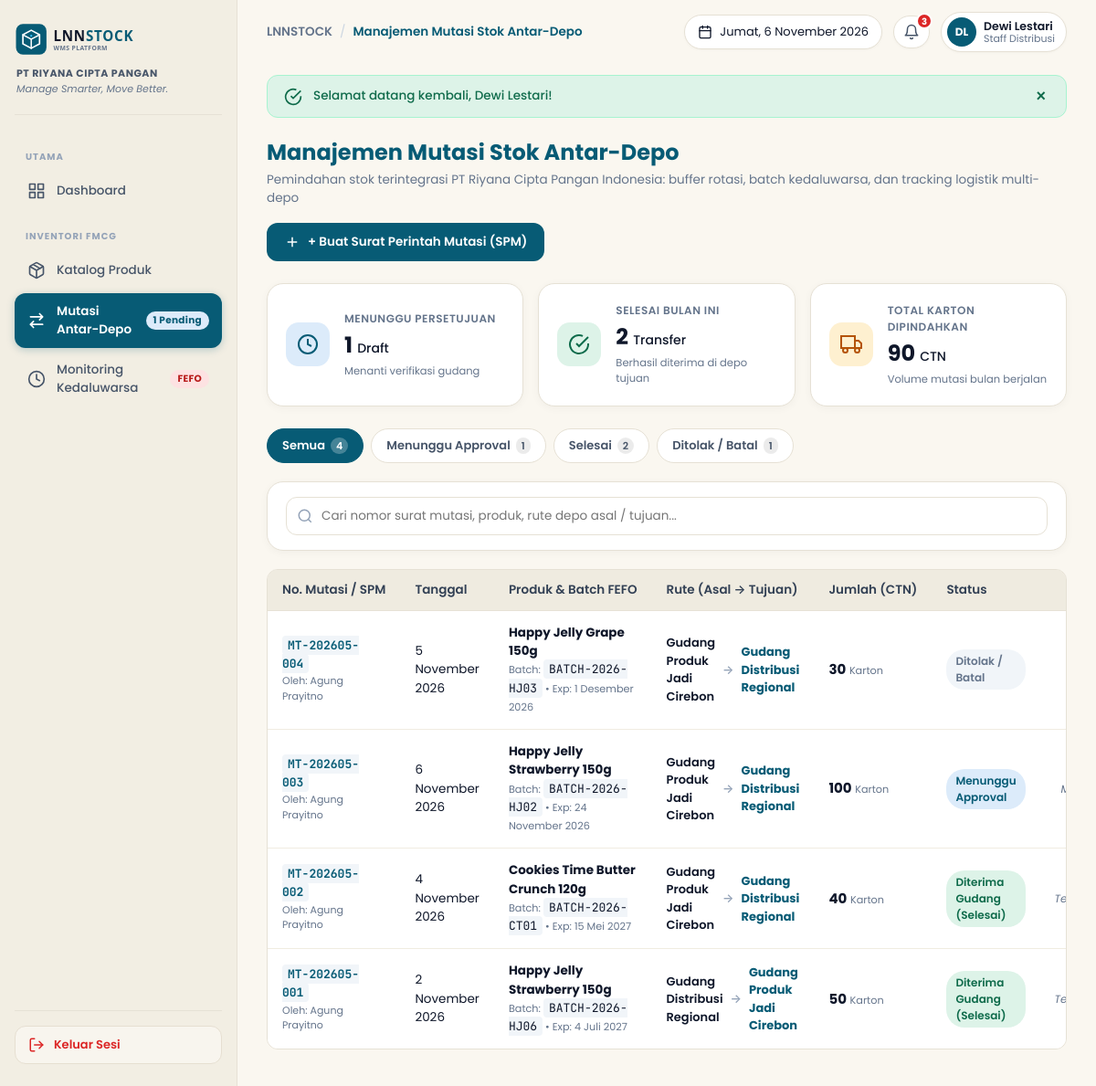
/?page=mutasi (signed in), run on the app's committed database.
### tables this page shows
CREATE TABLE IF NOT EXISTS mutasi (
  id INT AUTO_INCREMENT PRIMARY KEY,
  no_mutasi VARCHAR(20) NOT NULL UNIQUE,   
  id_batch INT NOT NULL,                   
  id_depo_tujuan INT NOT NULL,
  jumlah INT NOT NULL,
  tanggal DATE NOT NULL,
  status VARCHAR(12) NOT NULL DEFAULT 'Menunggu',     
  id_user INT NOT NULL,
  FOREIGN KEY (id_batch)       REFERENCES batch_stok(id) ON DELETE RESTRICT,
  FOREIGN KEY (id_depo_tujuan) REFERENCES depo(id)       ON DELETE RESTRICT,
  FOREIGN KEY (id_user)        REFERENCES users(id)      ON DELETE RESTRICT
);

CREATE TABLE IF NOT EXISTS users (
  id INT AUTO_INCREMENT PRIMARY KEY,
  username VARCHAR(50) NOT NULL UNIQUE,
  nama_lengkap VARCHAR(100) NOT NULL,
  role VARCHAR(50) NOT NULL,
  password VARCHAR(255) NOT NULL           
);

CREATE TABLE IF NOT EXISTS produk (
  id INT AUTO_INCREMENT PRIMARY KEY,
  kode_sku VARCHAR(20) NOT NULL UNIQUE,    
  nama_produk VARCHAR(100) NOT NULL,
  kategori VARCHAR(40) NOT NULL,           
  isi_per_karton INT NOT NULL DEFAULT 1,
  masa_simpan_bulan INT NOT NULL DEFAULT 12,
  buffer_minimum INT NOT NULL DEFAULT 0,   
  gambar VARCHAR(150) NULL
);

CREATE TABLE IF NOT EXISTS batch_stok (
  id INT AUTO_INCREMENT PRIMARY KEY,
  id_produk INT NOT NULL,
  id_depo INT NOT NULL,
  id_rak INT NULL,                         
  no_batch VARCHAR(30) NOT NULL,
  tgl_masuk DATE NOT NULL,                 
  tgl_expired DATE NOT NULL,               
  jumlah INT NOT NULL DEFAULT 0,           
  UNIQUE KEY uq_batch (no_batch, id_produk, id_depo),
  FOREIGN KEY (id_produk) REFERENCES produk(id) ON DELETE RESTRICT,
  FOREIGN KEY (id_depo)   REFERENCES depo(id)   ON DELETE RESTRICT,
  FOREIGN KEY (id_rak)    REFERENCES rak(id)    ON DELETE RESTRICT
);

CREATE TABLE IF NOT EXISTS depo (
  id INT AUTO_INCREMENT PRIMARY KEY,
  kode_depo VARCHAR(10) NOT NULL UNIQUE,   
  nama_depo VARCHAR(100) NOT NULL,
  jenis_depo VARCHAR(30) NOT NULL,         
  lokasi VARCHAR(150) NOT NULL,
  status VARCHAR(10) NOT NULL DEFAULT 'Aktif'
);

### views/mutasi/index.php (the view, shortened to what the rows shown need)
<div class="page-header">
    <div>
        <h1 class="page-title">Manajemen Mutasi Stok Antar-Depo</h1>
    </div>
</div>
<div class="table-responsive">
    <table class="table-custom" id="tableMutasi">
        <thead>
            <tr>
                <th>No. Mutasi / SPM</th>
                <th>Tanggal</th>
                <th>Produk &amp; Batch FEFO</th>
                <th>Rute (Asal &rarr; Tujuan)</th>
                <th>Jumlah (CTN)</th>
                <th>Status</th>
                <th style="text-align: right;">Aksi</th>
            </tr>
        </thead>
        <tbody>
            <?php if (empty($mutasis)): ?>
                <tr>
                    <td colspan="7" class="text-center text-muted" style="padding: 32px;">Belum ada riwayat mutasi stok antar-depo.</td>
                </tr>
            <?php else: ?>
                <?php foreach ($mutasis as $m): ?>
                    <tr data-nomutasi="<?= e($m['no_mutasi']) ?>"
                        data-produk="<?= e($m['nama_produk']) ?> <?= e($m['no_batch']) ?>"
                        data-rute="<?= e($m['nama_asal']) ?> <?= e($m['nama_tujuan']) ?>"
                        data-status="<?= e($m['status']) ?>">
                        <td>
                            <code class="code-mono" style="font-weight:700; color:var(--primary);"><?= e($m['no_mutasi']) ?></code>
                            <div style="font-size:11px; color:#64748B;">Oleh: <?= e($m['pembuat']) ?></div>
                        </td>
                        <td><?= format_date_id($m['tanggal']) ?></td>
                        <td>
                            <strong><?= e($m['nama_produk']) ?></strong><br>
                            <small class="text-muted">Batch: <code><?= e($m['no_batch']) ?></code> &bull; Exp: <?= format_date_id($m['tgl_expired']) ?></small>
                        </td>
                        <td>
                            <div class="route-cell">
                                <span><?= e($m['nama_asal']) ?></span>
                                <span class="route-arrow">&rarr;</span>
                                <span style="color:var(--primary); font-weight:700;"><?= e($m['nama_tujuan']) ?></span>
                            </div>
                        </td>
                        <td>
                            <strong style="font-size:15px;"><?= format_number($m['jumlah']) ?></strong>
                            <small class="text-muted">Karton</small>
                        </td>
                        <td>
                            <?php if ($m['status'] === 'Selesai'): ?>
                                <span class="badge badge-green">Diterima Gudang (Selesai)</span>
                            <?php elseif ($m['status'] === 'Menunggu'): ?>
                                <span class="badge badge-blue">Menunggu Approval</span>
                            <?php else: ?>
                                <span class="badge badge-gray">Ditolak / Batal</span>
                            <?php endif; ?>
                        </td>
                        <td style="text-align: right; white-space: nowrap;">
                            <?php if ($m['status'] === 'Menunggu'): ?>
                                <?php if (!Permission::can('mutasi', 'complete') && !Permission::can('mutasi', 'cancel') && !Permission::can('mutasi', 'delete')): ?>
                                    <span class="text-muted" style="font-size:12px; font-style:italic;">Menunggu Approval</span>
                                <?php endif; ?>
                            <?php elseif ($m['status'] === 'Dibatalkan'): ?>
                                <?php if (Permission::can('mutasi', 'delete')): ?>
                                    <button type="button" class="btn btn-secondary btn-sm" style="color:#DC2626;" title="Hapus Mutasi Dibatalkan"
                                            onclick="confirmDelete('<?= base_url('?page=mutasi&action=delete') ?>&id=<?= $m['id'] ?>', 'Riwayat Batal <?= e($m['no_mutasi']) ?>')">
                                        <svg width="14" height="14" viewBox="0 0 24 24" fill="none" stroke="currentColor" stroke-width="2">
                                            <polyline points="3 6 5 6 21 6"></polyline>
                                            <path d="M19 6v14a2 2 0 0 1-2 2H7a2 2 0 0 1-2-2V6m3 0V4a2 2 0 0 1 2-2h4a2 2 0 0 1 2 2v2"></path>
                                        </svg>
                                    </button>
                                <?php else: ?>
                                    <span class="text-muted" style="font-size:12px; font-style:italic;">Dibatalkan</span>
                                <?php endif; ?>
                            <?php else: ?>
                                <span class="text-muted" style="font-size:12px; font-style:italic;">Terkunci (Arsip Audit)</span>
                            <?php endif; ?>
                        </td>
                    </tr>
                <?php endforeach; ?>
            <?php endif; ?>
        </tbody>
    </table>
</div>

### data on the page
mutasi: no_mutasi "MT-202605-004", id_user.nama_lengkap "Agung Prayitno", tanggal "5 November 2026", produk.nama_produk "Happy Jelly Grape 150g", id_batch.no_batch "BATCH-2026-HJ03", id_batch.tgl_expired "1 Desember 2026", depo.nama_depo "Gudang Produk Jadi Cirebon", id_depo_tujuan.nama_depo "Gudang Distribusi Regional", jumlah "30", status "Ditolak / Batal"
mutasi: no_mutasi "MT-202605-003", id_user.nama_lengkap "Agung Prayitno", tanggal "6 November 2026", produk.nama_produk "Happy Jelly Strawberry 150g", id_batch.no_batch "BATCH-2026-HJ02", id_batch.tgl_expired "24 November 2026", depo.nama_depo "Gudang Produk Jadi Cirebon", id_depo_tujuan.nama_depo "Gudang Distribusi Regional", jumlah "100", status "Menunggu Approval"
mutasi: no_mutasi "MT-202605-002", id_user.nama_lengkap "Agung Prayitno", tanggal "4 November 2026", produk.nama_produk "Cookies Time Butter Crunch 120g", id_batch.no_batch "BATCH-2026-CT01", id_batch.tgl_expired "15 Mei 2027", depo.nama_depo "Gudang Produk Jadi Cirebon", id_depo_tujuan.nama_depo "Gudang Distribusi Regional", jumlah "40", status "Diterima Gudang (Selesai)"
mutasi: no_mutasi "MT-202605-001", id_user.nama_lengkap "Agung Prayitno", tanggal "2 November 2026", produk.nama_produk "Happy Jelly Strawberry 150g", id_batch.no_batch "BATCH-2026-HJ06", id_batch.tgl_expired "4 Juli 2027", depo.nama_depo "Gudang Distribusi Regional", id_depo_tujuan.nama_depo "Gudang Produk Jadi Cirebon", jumlah "50", status "Diterima Gudang (Selesai)"

### other printed values
$pendingMutasiCount "1"
$pageTitle "Manajemen Mutasi Stok Antar-Depo"
$kritisBatchCount "3"
$inisial ?: 'AP' "DL"
$currentUser['nama_lengkap'] "Dewi Lestari"
$currentUser['role'] "Staff Distribusi"
flash_get('success') "Selamat datang kembali, Dewi Lestari!"
$kpi['pending_count'] "1"
$kpi['selesai_bulan_ini'] "2"
format_number($kpi['karton_dipindahkan']) "90"
$kpi['total_semua'] "4"
$kpi['total_selesai'] "2"
$kpi['total_dibatalkan'] "1"
